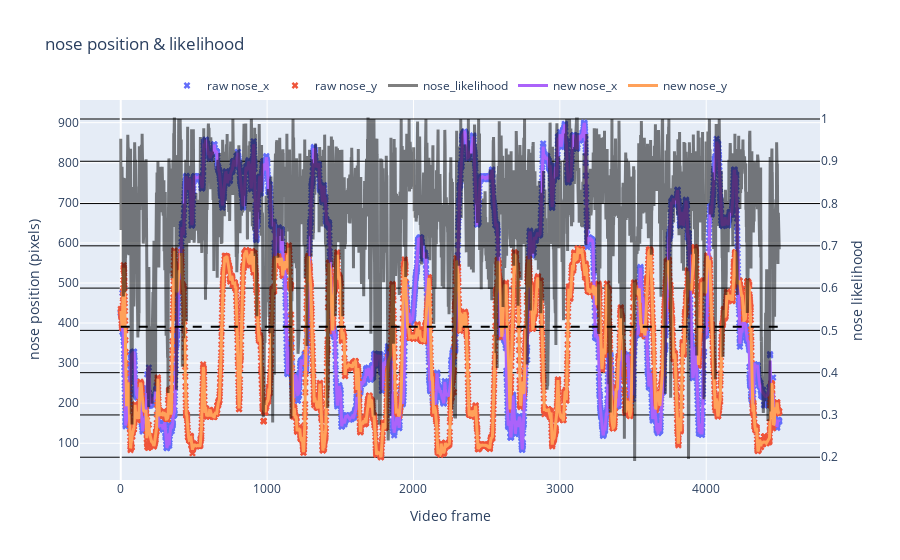

Notebook cell for this chart:
### Markdown cell above
---
#### 5. Now that we have our file, lets test our processing parameters in an example video

### Code cell
df_smooth = rst.filter_and_smooth_df(params, df_raw)

rst.plot_raw_vs_smooth(params, df_raw, df_smooth, bodypart='nose')

### Figure 1 — Plotly figure (JSON) as saved in the notebook; plotly's stock layout.template omitted (floating-point values rounded to 4 significant figures; data arrays with more than 128 entries replaced by an {"elided": "..."} marker saying what was removed)
{"data": [{"marker": {"size": 6, "symbol": "x"}, "mode": "markers", "name": "raw nose_x", "type": "scatter", "x": {"elided": "4500 int values"}, "y": {"elided": "4500 float values"}}, {"marker": {"size": 6, "symbol": "x"}, "mode": "markers", "name": "raw nose_y", "type": "scatter", "x": {"elided": "4500 int values"}, "y": {"elided": "4500 float values"}}, {"line": {"color": "black", "width": 3}, "name": "nose_likelihood", "opacity": 0.5, "type": "scatter", "x": {"elided": "4500 int values"}, "y": {"elided": "4500 float values"}, "yaxis": "y2"}, {"line": {"width": 3}, "name": "new nose_x", "type": "scatter", "x": {"elided": "4500 int values"}, "y": {"elided": "4500 float values"}}, {"line": {"width": 3}, "name": "new nose_y", "type": "scatter", "x": {"elided": "4500 int values"}, "y": {"elided": "4500 float values"}}], "layout": {"legend": {"orientation": "h", "x": 0.5, "xanchor": "center", "y": 1, "yanchor": "bottom"}, "shapes": [{"line": {"color": "black", "dash": "dash"}, "type": "line", "x0": 0, "x1": 4499, "y0": 0.5085, "y1": 0.5085, "yref": "y2"}], "title": {"text": "nose position & likelihood"}, "xaxis": {"title": {"text": "Video frame"}}, "yaxis": {"title": {"text": "nose position (pixels)"}}, "yaxis2": {"gridcolor": "black", "overlaying": "y", "side": "right", "title": {"text": "nose likelihood"}}}}
